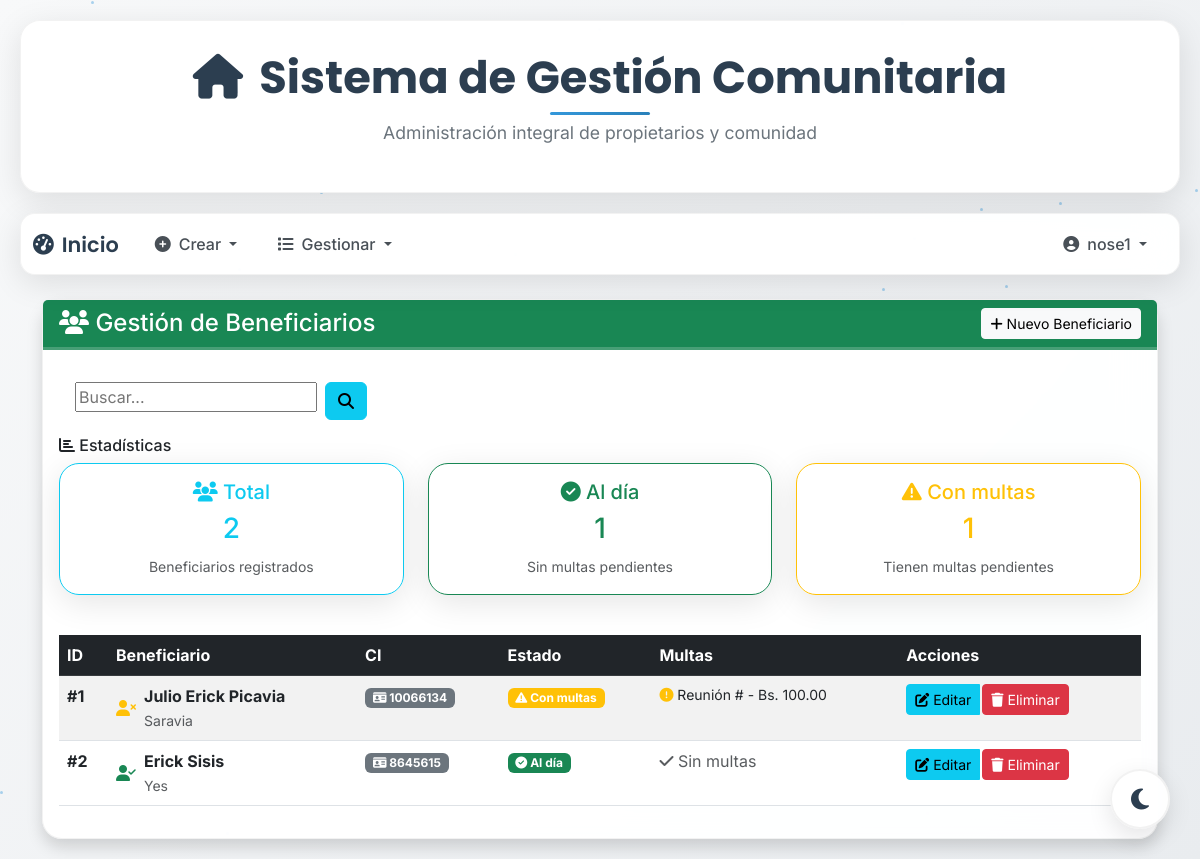
The page /duenios (signed in) on the database as committed earlier.
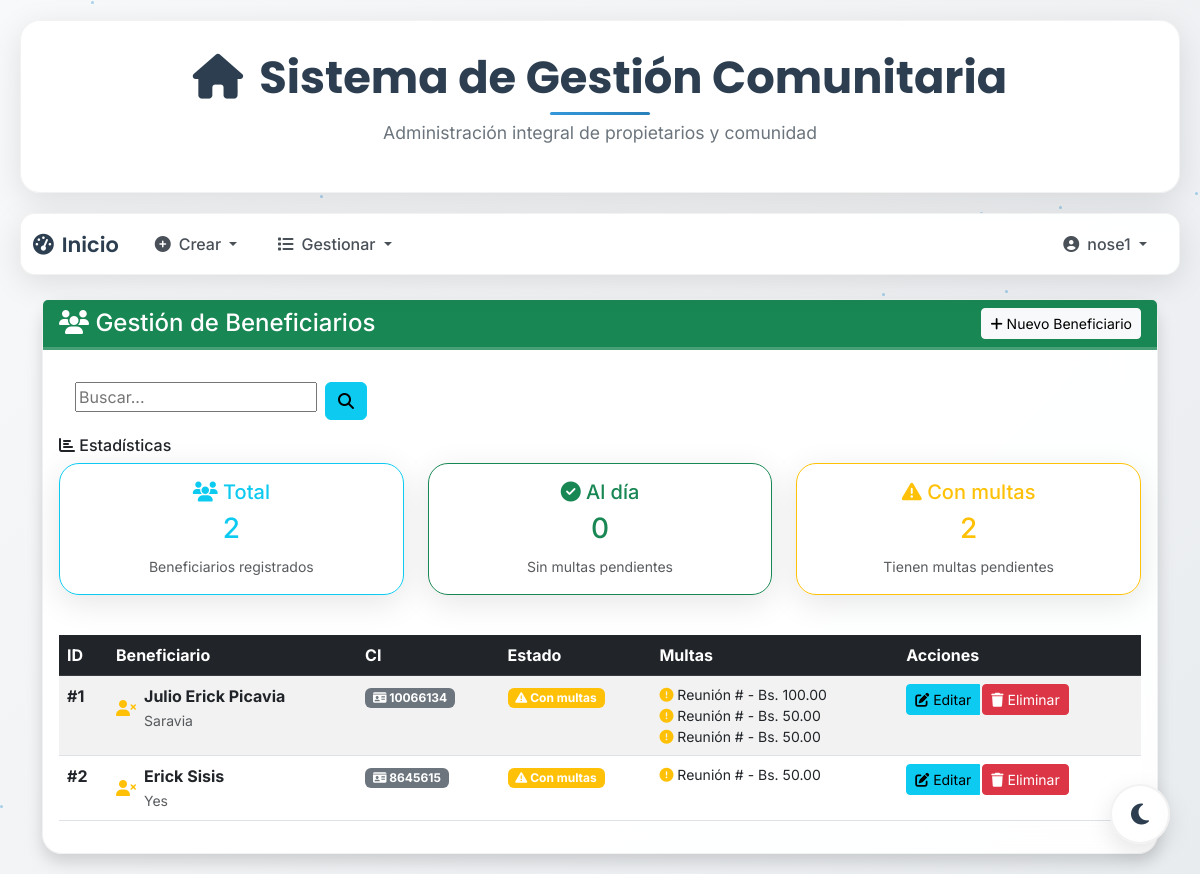
The same page on the database as committed later.
### models/user_model.py (models this page shows, shortened)
class User(UserMixin, db.Model):
    __tablename__ = "Usuario"
    id = db.Column(db.Integer, primary_key=True)
    username = db.Column(db.String(100), unique=True, nullable=False)
    password_hash = db.Column(db.String(128), nullable=False)
    role = db.Column(db.String(50), nullable=False, default="doctor")
    def has_role(self, role):
        return self.role == role

### models/duenio_model.py (models this page shows, shortened)
class Duenio(db.Model):
    __tablename__ = "Duenio"
    id = db.Column(db.Integer, primary_key=True)
    nombre = db.Column(db.String(50), nullable=False)
    paterno = db.Column(db.String(50), nullable=True)
    materno = db.Column(db.String(50), nullable=True)
    ci = db.Column(db.String(20), unique=True, nullable=False)
    multas = db.relationship('Multa', backref='duenio', lazy=True)  # Relación con la tabla Multa
    @staticmethod
    def get_all():
        return Duenio.query.all()

### models/multa_model.py (models this page shows, shortened)
class Multa(db.Model):
    __tablename__ = "Multa"
    multa_id = db.Column(db.Integer, primary_key=True)
    duenio_id = db.Column(db.Integer, db.ForeignKey('Duenio.id', ondelete='CASCADE'), nullable=False)
    cuota_id = db.Column(db.Integer, db.ForeignKey('Cuota.cuota_id', ondelete='SET NULL'), nullable=True)
    reunion_id = db.Column(db.Integer, db.ForeignKey('Reunion.id', ondelete='SET NULL'), nullable=True)
    monto = db.Column(db.Float, nullable=False)
    fecha = db.Column(db.Date, nullable=False, default=datetime.utcnow().date)
    tipo = db.Column(db.String(20), nullable=False)
    descripcion = db.Column(db.Text, nullable=True)

### controllers/duenio_controller.py (the view)
@duenio_bp.route("/duenios")
@login_required
def list_duenios():
    duenios = Duenio.get_all()
    return duenio_view.list_duenios(duenios)

### templates/duenios.html (shortened to what this page needs)
{% extends 'base.html' %}
{% block content %}
<div class="container mt-4">
    <div class="row">
        <div class="col-12">
            <div class="card shadow">
                <div class="card-header bg-success text-white">
                    <div class="d-flex justify-content-between align-items-center">
                        <h4 class="mb-0">
                            <i class="fas fa-users"></i> Gestión de Beneficiarios
                        </h4>
                        {% if current_user.has_role('admin') %}
                        <a href="{{ url_for('duenio.create_duenio') }}" class="btn btn-light btn-sm">
                            <i class="fas fa-plus"></i> Nuevo Beneficiario
                        </a>
                        {% endif %}
                    </div>
                </div>
                <div class="card-body">
                    {% include 'buscar.html' %}
                    {% if duenios %}
                    <div class="row mb-4">
                        <div class="col-12">
                            <h6><i class="fas fa-chart-bar"></i> Estadísticas</h6>
                            <div class="row">
                                {% set total_duenios = duenios|length %}
                                {% set duenios_con_multas = duenios|selectattr("multas")|list|length %}
                                {% set duenios_sin_multas = total_duenios - duenios_con_multas %}
                                <div class="col-md-4 mb-3">
                                    <div class="card border-info">
                                        <div class="card-body text-center">
                                            <h5 class="text-info">
                                                <i class="fas fa-users"></i> Total
                                            </h5>
                                            <h3 class="text-info">{{ total_duenios }}</h3>
                                            <small class="text-muted">Beneficiarios registrados</small>
                                        </div>
                                    </div>
                                </div>
                                <div class="col-md-4 mb-3">
                                    <div class="card border-success">
                                        <div class="card-body text-center">
                                            <h5 class="text-success">
                                                <i class="fas fa-check-circle"></i> Al día
                                            </h5>
                                            <h3 class="text-success">{{ duenios_sin_multas }}</h3>
                                            <small class="text-muted">Sin multas pendientes</small>
                                        </div>
                                    </div>
                                </div>
                                <div class="col-md-4 mb-3">
                                    <div class="card border-warning">
                                        <div class="card-body text-center">
                                            <h5 class="text-warning">
                                                <i class="fas fa-exclamation-triangle"></i> Con multas
                                            </h5>
                                            <h3 class="text-warning">{{ duenios_con_multas }}</h3>
                                            <small class="text-muted">Tienen multas pendientes</small>
                                        </div>
                                    </div>
                                </div>
                            </div>
                        </div>
                    </div>
                    {% endif %}
                    <div class="table-responsive">
                        <table class="table table-striped table-hover" id="dueniosTable">
                            <thead class="table-dark">
                                <tr>
                                    <th>ID</th>
                                    <th>Beneficiario</th>
                                    <th>CI</th>
                                    <th>Estado</th>
                                    <th>Multas</th>
                                    {% if current_user.has_role('admin') %}
                                    <th>Acciones</th>
                                    {% endif %}
                                </tr>
                            </thead>
                            <tbody>
                                {% for duenio in duenios %}
                                <tr>
                                    <td><strong>#{{ duenio.id }}</strong></td>
                                    <td>
                                        <div class="d-flex align-items-center">
                                            <div class="me-2">
                                                {% if duenio.multas %}
                                                    <i class="fas fa-user-times text-warning"></i>
                                                {% else %}
                                                    <i class="fas fa-user-check text-success"></i>
                                                {% endif %}
                                            </div>
                                            <div>
                                                <strong>{{ duenio.nombre }} {{ duenio.paterno }}</strong>
                                                <br><small class="text-muted">{{ duenio.materno }}</small>
                                            </div>
                                        </div>
                                    </td>
                                    <td>
                                        <span class="badge bg-secondary">
                                            <i class="fas fa-id-card"></i> {{ duenio.ci }}
                                        </span>
                                    </td>
                                    <td>
                                        {% if duenio.multas %}
                                            <span class="badge bg-warning">
                                                <i class="fas fa-exclamation-triangle"></i> Con multas
                                            </span>
                                        {% else %}
                                            <span class="badge bg-success">
                                                <i class="fas fa-check-circle"></i> Al día
                                            </span>
                                        {% endif %}
                                    </td>
                                    <td>
                                        {% if duenio.multas %}
                                            {% for multa in duenio.multas %}
                                                <small class="d-block">
                                                    <i class="fas fa-exclamation-circle text-warning"></i>
                                                    Reunión #{{ multa.id_reunion }} - Bs. {{ "%.2f"|format(multa.monto) }}
                                                </small>
                                            {% endfor %}
                                        {% else %}
                                            <span class="text-muted">
                                                <i class="fas fa-check"></i> Sin multas
                                            </span>
                                        {% endif %}
                                    </td>
                                    {% if current_user.has_role('admin') %}
                                    <td>
                                        <div class="btn-group" role="group">
                                            <a href="{{ url_for('duenio.update_duenio', id=duenio.id) }}"
                                               class="btn btn-info btn-sm">
                                                <i class="fas fa-edit"></i> Editar
                                            </a>
                                            <form method="post" action="{{ url_for('duenio.delete_duenio', id=duenio.id) }}" style="display: inline;">
                                                <button type="submit" class="btn btn-danger btn-sm"
                                                        onclick="return confirm('¿Está seguro de eliminar a {{ duenio.nombre }} {{ duenio.paterno }}?')">
                                                    <i class="fas fa-trash"></i> Eliminar
                                                </button>
                                            </form>
                                        </div>
                                    </td>
                                    {% endif %}
                                </tr>
                                {% else %}
                                <tr>
                                    <td colspan="6" class="text-center text-muted">
                                        <i class="fas fa-inbox"></i> No hay beneficiarios registrados
                                    </td>
                                </tr>
                                {% endfor %}
                            </tbody>
                        </table>
                    </div>
                </div>
            </div>
        </div>
    </div>
</div>
{% endblock %}

### templates/base.html (shortened to what this page needs)
<!DOCTYPE html>
<html lang="es">
<head>
    <link rel="stylesheet" href="https://cdn.jsdelivr.net/npm/bootstrap@5.3.0/dist/css/bootstrap.min.css">
    <link rel="stylesheet" href="https://cdnjs.cloudflare.com/ajax/libs/animate.css/4.1.1/animate.min.css"/>
</head>
<body>
    <div class="floating-particles" id="particles"></div>
    <div class="header-container">
        <h1 class="main-title">
            <i class="fas fa-home me-3"></i>Sistema de Gestión Comunitaria
        </h1>
        <p class="subtitle">Administración integral de propietarios y comunidad</p>
    </div>
    {% if current_user.is_authenticated %}
    <nav class="navbar navbar-expand-lg navbar-custom">
        <div class="container-fluid">
            <a class="navbar-brand" href="{{ url_for('user.index') }}">
                <i class="fas fa-tachometer-alt me-2"></i>Inicio
            </a>
            <div class="collapse navbar-collapse" id="navbarNav">
                <ul class="navbar-nav me-auto">
                    {% if current_user.has_role("admin") %}
                    <li class="nav-item dropdown">
                        <a class="nav-link dropdown-toggle" href="#" id="navbarDropdownCrear"
                           data-bs-toggle="dropdown" aria-haspopup="true" aria-expanded="false">
                          <i class="fas fa-plus-circle me-2"></i>Crear
                        </a>
                    </li>
                    {% endif %}
                    <li class="nav-item dropdown">
                        <a class="nav-link dropdown-toggle" href="#" id="navbarDropdownListado"
                           data-bs-toggle="dropdown" aria-haspopup="true" aria-expanded="false">
                          <i class="fas fa-list me-2"></i>Gestionar
                        </a>
                    </li>
                </ul>
                <ul class="navbar-nav">
                    <li class="nav-item dropdown">
                        <a class="nav-link dropdown-toggle" href="#" id="navbarDropdownUser"
                           data-bs-toggle="dropdown" aria-haspopup="true" aria-expanded="false">
                          <i class="fas fa-user-circle me-2"></i>{{ current_user.username }}
                        </a>
                    </li>
                </ul>
            </div>
        </div>
    </nav>
    {% endif %}
    <div class="floating-theme-toggle">
        <button class="btn theme-toggle-float" id="themeToggle">
            <i class="fas fa-moon" id="themeIcon"></i>
        </button>
    </div>
    <div class="content-container page-transition">
        {% block content %}{% endblock %}
    </div>
</body>
</html>

### templates/buscar.html
<div class="field has-addons">
    <div class="d-flex gap-2 m-3">
        <div class="control">
            <input class="input" type="text" placeholder="Buscar..." id="searchInput">
        </div>
        <div class="control">
            <button class="btn btn-info" onclick="searchTable('asistenciasTable')">
                <span class="icon">
                    <i class="fa-solid fa-magnifying-glass"></i>
                </span>
            </button>
        </div>
    </div>
</div>

Rows that differ between the two databases and show on the page:
added Multa: monto "50.00", shown under Duenio "Julio Erick"
added Multa: monto "50.00", shown under Duenio "Julio Erick"
computed for Duenio "Erick": text "Al día Sin multas" → "Con multas"
added Multa: monto "50.00", shown under Duenio "Erick"
Other text that changed with them:
{{ duenios_sin_multas }}: "1" → "0"
{{ duenios_con_multas }}: "1" → "2"
